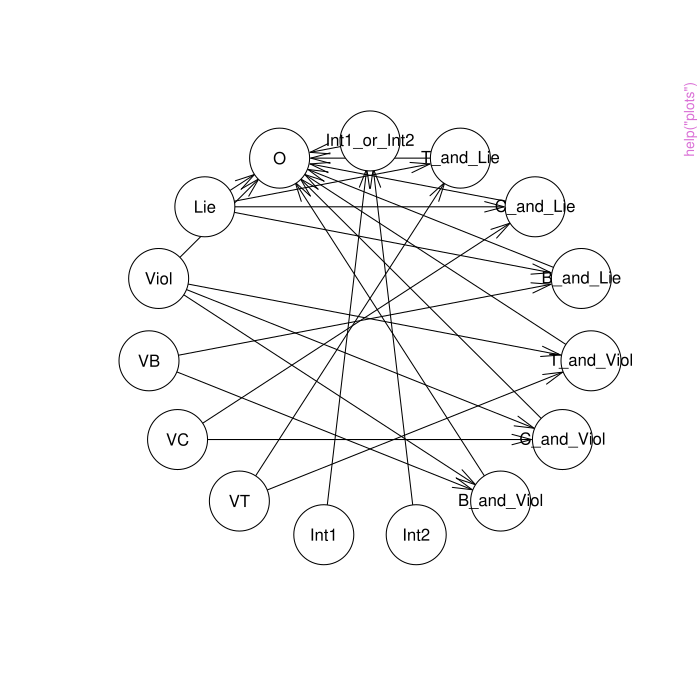

Recreate this plot in R.
pkgname <- "bayesvl"
source(file.path(R.home("share"), "R", "examples-header.R"))
options(warn = 1)
base::assign(".ExTimings", "bayesvl-Ex.timings", pos = 'CheckExEnv')
base::cat("name\tuser\tsystem\telapsed\n", file=base::get(".ExTimings", pos = 'CheckExEnv'))
base::assign(".format_ptime",
function(x) {
  if(!is.na(x[4L])) x[1L] <- x[1L] + x[4L]
  if(!is.na(x[5L])) x[2L] <- x[2L] + x[5L]
  options(OutDec = '.')
  format(x[1L:3L], digits = 7L)
},
pos = 'CheckExEnv')

### * </HEADER>
library('bayesvl')

base::assign(".oldSearch", base::search(), pos = 'CheckExEnv')
cleanEx()
nameEx("Legends345")
### * Legends345

flush(stderr()); flush(stdout())

base::assign(".ptime", proc.time(), pos = "CheckExEnv")
### Name: Legends345
### Title: Legends345 data
### Aliases: Legends345
### Keywords: legends

### ** Examples

	data(Legends345)
	
	data1 <- Legends345
	head(data1)



base::assign(".dptime", (proc.time() - get(".ptime", pos = "CheckExEnv")), pos = "CheckExEnv")
base::cat("Legends345", base::get(".format_ptime", pos = 'CheckExEnv')(get(".dptime", pos = "CheckExEnv")), "\n", file=base::get(".ExTimings", pos = 'CheckExEnv'), append=TRUE, sep="\t")
cleanEx()
nameEx("bayesvl-class")
### * bayesvl-class

flush(stderr()); flush(stdout())

base::assign(".ptime", proc.time(), pos = "CheckExEnv")
### Name: bayesvl-class
### Title: Class 'bayesvl': object class of bayesvl model
### Aliases: bayesvl-class show,bayesvl-method summary,bayesvl-method
###   bvl_addNode,bayesvl-method bvl_addArc,bayesvl-method
###   bvl_modelFit,bayesvl-method bvl_stanParams,bayesvl-method
### Keywords: classes

### ** Examples

	# Design the model in directed acyclic graph
	model <- bayesvl()
	
	# add observed data nodes to the model
	model <- bvl_addNode(model, "Lie", "binom")
	model <- bvl_addNode(model, "B", "binom")
	model <- bvl_addNode(model, "C", "binom")
	model <- bvl_addNode(model, "T", "binom")
	
	# add path between nodes
	model <- bvl_addArc(model, "B", "Lie", "slope")
	model <- bvl_addArc(model, "C", "Lie", "slope")
	model <- bvl_addArc(model, "T", "Lie", "slope")
  
  summary(model)



base::assign(".dptime", (proc.time() - get(".ptime", pos = "CheckExEnv")), pos = "CheckExEnv")
base::cat("bayesvl-class", base::get(".format_ptime", pos = 'CheckExEnv')(get(".dptime", pos = "CheckExEnv")), "\n", file=base::get(".ExTimings", pos = 'CheckExEnv'), append=TRUE, sep="\t")
cleanEx()
nameEx("bayesvl")
### * bayesvl

flush(stderr()); flush(stdout())

base::assign(".ptime", proc.time(), pos = "CheckExEnv")
### Name: bayesvl-package
### Title: BayesVL package for Bayesian statistical analyses in R
### Aliases: bayesvl-package bayesvl
### Keywords: bayesvl package

### ** Examples

	# Design the model in directed acyclic graph
	model <- bayesvl()
	
	# add observed data nodes to the model
	model <- bvl_addNode(model, "Lie", "binom")
	model <- bvl_addNode(model, "B", "binom")
	model <- bvl_addNode(model, "C", "binom")
	model <- bvl_addNode(model, "T", "binom")
	
	# add path between nodes
	model <- bvl_addArc(model, "B", "Lie", "slope")
	model <- bvl_addArc(model, "C", "Lie", "slope")
	model <- bvl_addArc(model, "T", "Lie", "slope")
  
  summary(model)



base::assign(".dptime", (proc.time() - get(".ptime", pos = "CheckExEnv")), pos = "CheckExEnv")
base::cat("bayesvl", base::get(".format_ptime", pos = 'CheckExEnv')(get(".dptime", pos = "CheckExEnv")), "\n", file=base::get(".ExTimings", pos = 'CheckExEnv'), append=TRUE, sep="\t")
cleanEx()
nameEx("graphs")
### * graphs

flush(stderr()); flush(stdout())

base::assign(".ptime", proc.time(), pos = "CheckExEnv")
### Name: bayesvl graph utilities
### Title: Utilities to manipulate graphs
### Aliases: 'bayesvl graph utilities' 'bayesvl graphs' bvl_addNode
###   bvl_addArc
### Keywords: directed acyclic graphs, bayesvl

### ** Examples


dag = bayesvl()

# add nodes to dag
dag = bvl_addNode(dag, "node1")
dag = bvl_addNode(dag, "node2")

# add the path between two nodes
dag = bvl_addArc(dag, "node1", "node2")

summary(dag)




base::assign(".dptime", (proc.time() - get(".ptime", pos = "CheckExEnv")), pos = "CheckExEnv")
base::cat("graphs", base::get(".format_ptime", pos = 'CheckExEnv')(get(".dptime", pos = "CheckExEnv")), "\n", file=base::get(".ExTimings", pos = 'CheckExEnv'), append=TRUE, sep="\t")
cleanEx()
nameEx("plots")
### * plots

flush(stderr()); flush(stdout())

base::assign(".ptime", proc.time(), pos = "CheckExEnv")
### Name: bayesvl plot utilities
### Title: Plot utilities for bayesvl objects
### Aliases: 'bayesvl plot utilities' 'bayesvl plots' bvl_plotParams
###   bvl_plotIntervals bvl_plotAreas bvl_plotPairs bvl_plotDensity
###   bvl_plotDensity2d bvl_plotTrace bvl_plotGelman bvl_plotGelmans
###   bvl_plotAcfs bvl_plotTest bvl_plotDiag bvl_bnPlot
### Keywords: directed acyclic graphs, bayesvl, bayesvl plots

### ** Examples


## create network model
model <- bayesvl()
## add the observed data nodes
model <- bvl_addNode(model, "O", "binom")
model <- bvl_addNode(model, "Lie", "binom")
model <- bvl_addNode(model, "Viol", "binom")
model <- bvl_addNode(model, "VB", "binom")
model <- bvl_addNode(model, "VC", "binom")
model <- bvl_addNode(model, "VT", "binom")
model <- bvl_addNode(model, "Int1", "binom")
model <- bvl_addNode(model, "Int2", "binom")

## add the tranform data nodes and arcs as part of the model
model <- bvl_addNode(model, "B_and_Viol", "trans")
model <- bvl_addNode(model, "C_and_Viol", "trans")
model <- bvl_addNode(model, "T_and_Viol", "trans")
model <- bvl_addArc(model, "VB",        "B_and_Viol", "*")
model <- bvl_addArc(model, "Viol",      "B_and_Viol", "*")
model <- bvl_addArc(model, "VC",        "C_and_Viol", "*")
model <- bvl_addArc(model, "Viol",      "C_and_Viol", "*")
model <- bvl_addArc(model, "VT",        "T_and_Viol", "*")
model <- bvl_addArc(model, "Viol",      "T_and_Viol", "*")
model <- bvl_addArc(model, "B_and_Viol",  "O", "slope")
model <- bvl_addArc(model, "C_and_Viol",  "O", "slope")
model <- bvl_addArc(model, "T_and_Viol",  "O", "slope")

model <- bvl_addArc(model, "Viol",   "O", "slope")

model <- bvl_addNode(model, "B_and_Lie", "trans")
model <- bvl_addNode(model, "C_and_Lie", "trans")
model <- bvl_addNode(model, "T_and_Lie", "trans")
model <- bvl_addArc(model, "VB",       "B_and_Lie", "*")
model <- bvl_addArc(model, "Lie",      "B_and_Lie", "*")
model <- bvl_addArc(model, "VC",       "C_and_Lie", "*")
model <- bvl_addArc(model, "Lie",      "C_and_Lie", "*")
model <- bvl_addArc(model, "VT",       "T_and_Lie", "*")
model <- bvl_addArc(model, "Lie",      "T_and_Lie", "*")
model <- bvl_addArc(model, "B_and_Lie",  "O", "slope")
model <- bvl_addArc(model, "C_and_Lie",  "O", "slope")
model <- bvl_addArc(model, "T_and_Lie",  "O", "slope")

model <- bvl_addArc(model, "Lie",   "O", "slope")

model <- bvl_addNode(model, "Int1_or_Int2", "trans")
model <- bvl_addArc(model, "Int1", "Int1_or_Int2", "+")
model <- bvl_addArc(model, "Int2", "Int1_or_Int2", "+")

model <- bvl_addArc(model, "Int1_or_Int2", "O", "varint")

## Plot network diagram to visualize the model
bvl_bnPlot(model)




base::assign(".dptime", (proc.time() - get(".ptime", pos = "CheckExEnv")), pos = "CheckExEnv")
base::cat("plots", base::get(".format_ptime", pos = 'CheckExEnv')(get(".dptime", pos = "CheckExEnv")), "\n", file=base::get(".ExTimings", pos = 'CheckExEnv'), append=TRUE, sep="\t")
cleanEx()
nameEx("stan")
### * stan

flush(stderr()); flush(stdout())

base::assign(".ptime", proc.time(), pos = "CheckExEnv")
### Name: bayesvl stan utilities
### Title: Build RStan models from directed acyclic graph
### Aliases: 'bayesvl stan' 'bayesvl stan utilities' bvl_model2Stan
###   bvl_modelFit bvl_stanPriors bvl_stanParams bvl_formula
### Keywords: directed acyclic graphs, bayesvl

### ** Examples


# Design the model in directed acyclic graph
model <- bayesvl()
model <- bvl_addNode(model, "Lie", "binom")
model <- bvl_addNode(model, "B", "binom")
model <- bvl_addNode(model, "C", "binom")
model <- bvl_addNode(model, "T", "binom")

model <- bvl_addArc(model, "B", "Lie", "slope")
model <- bvl_addArc(model, "C", "Lie", "slope")
model <- bvl_addArc(model, "T", "Lie", "slope")

# Generate the Stan model's code
model_string <- bvl_model2Stan(model)
cat(model_string)

# Show priors in generated Stan model
bvl_stanPriors(model)




base::assign(".dptime", (proc.time() - get(".ptime", pos = "CheckExEnv")), pos = "CheckExEnv")
base::cat("stan", base::get(".format_ptime", pos = 'CheckExEnv')(get(".dptime", pos = "CheckExEnv")), "\n", file=base::get(".ExTimings", pos = 'CheckExEnv'), append=TRUE, sep="\t")
### * <FOOTER>
###
options(digits = 7L)
base::cat("Time elapsed: ", proc.time() - base::get("ptime", pos = 'CheckExEnv'),"\n")
grDevices::dev.off()
###
### Local variables: ***
### mode: outline-minor ***
### outline-regexp: "\\(> \\)?### [*]+" ***
### End: ***
quit('no')
